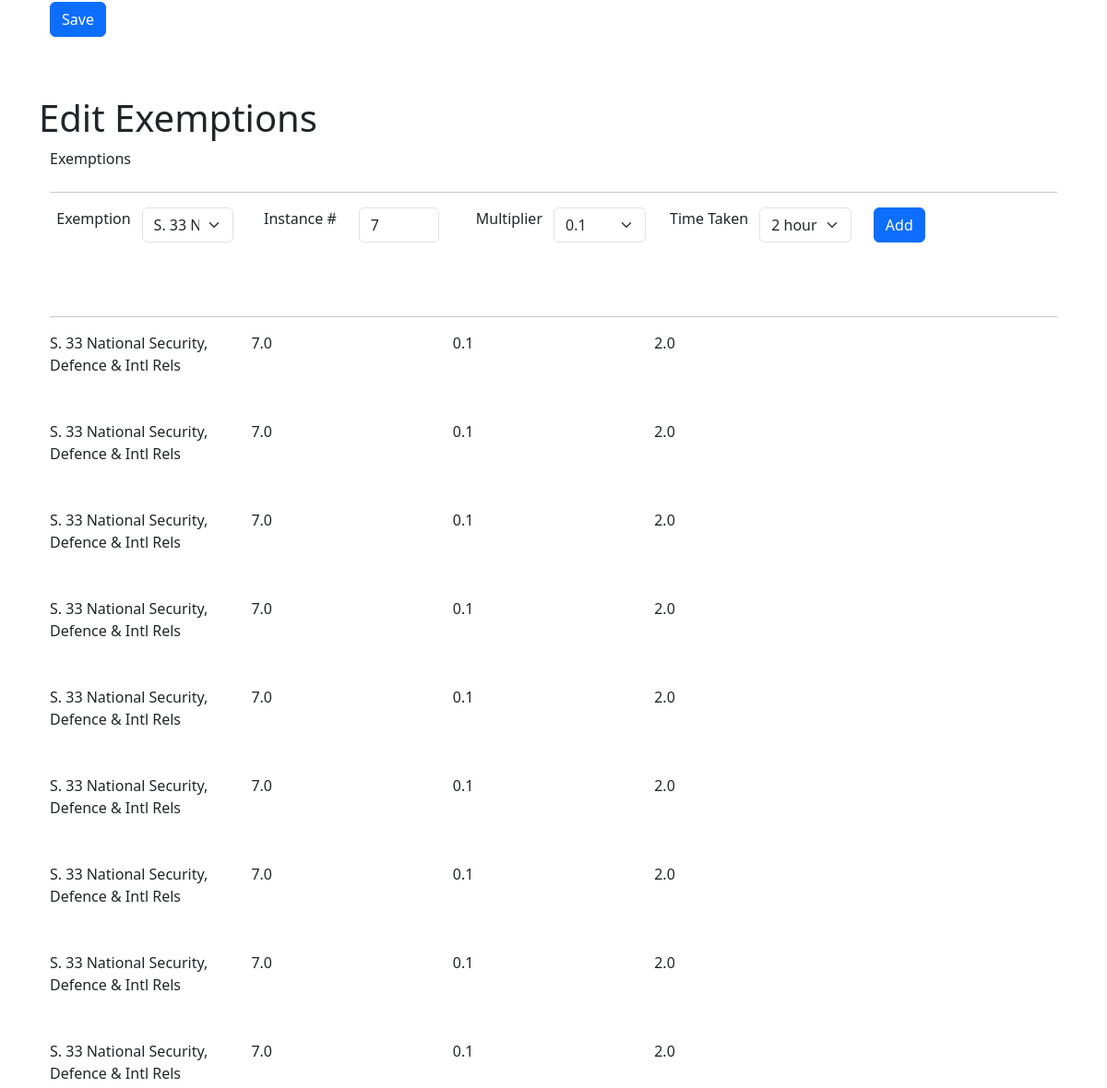
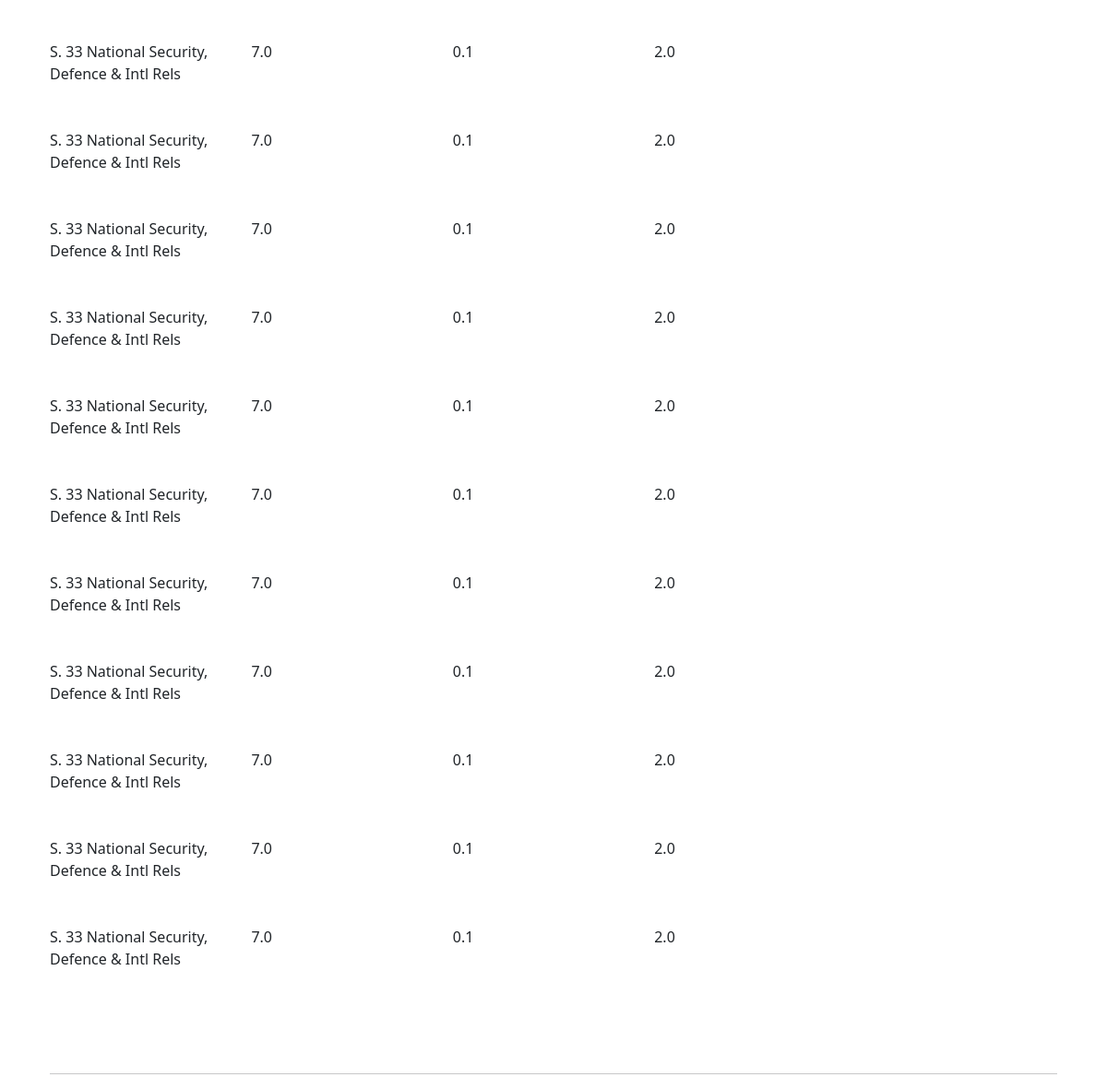
Before: /edit_survey/5 (signed in, lower part) with the older database file (2 pictures, top to bottom).
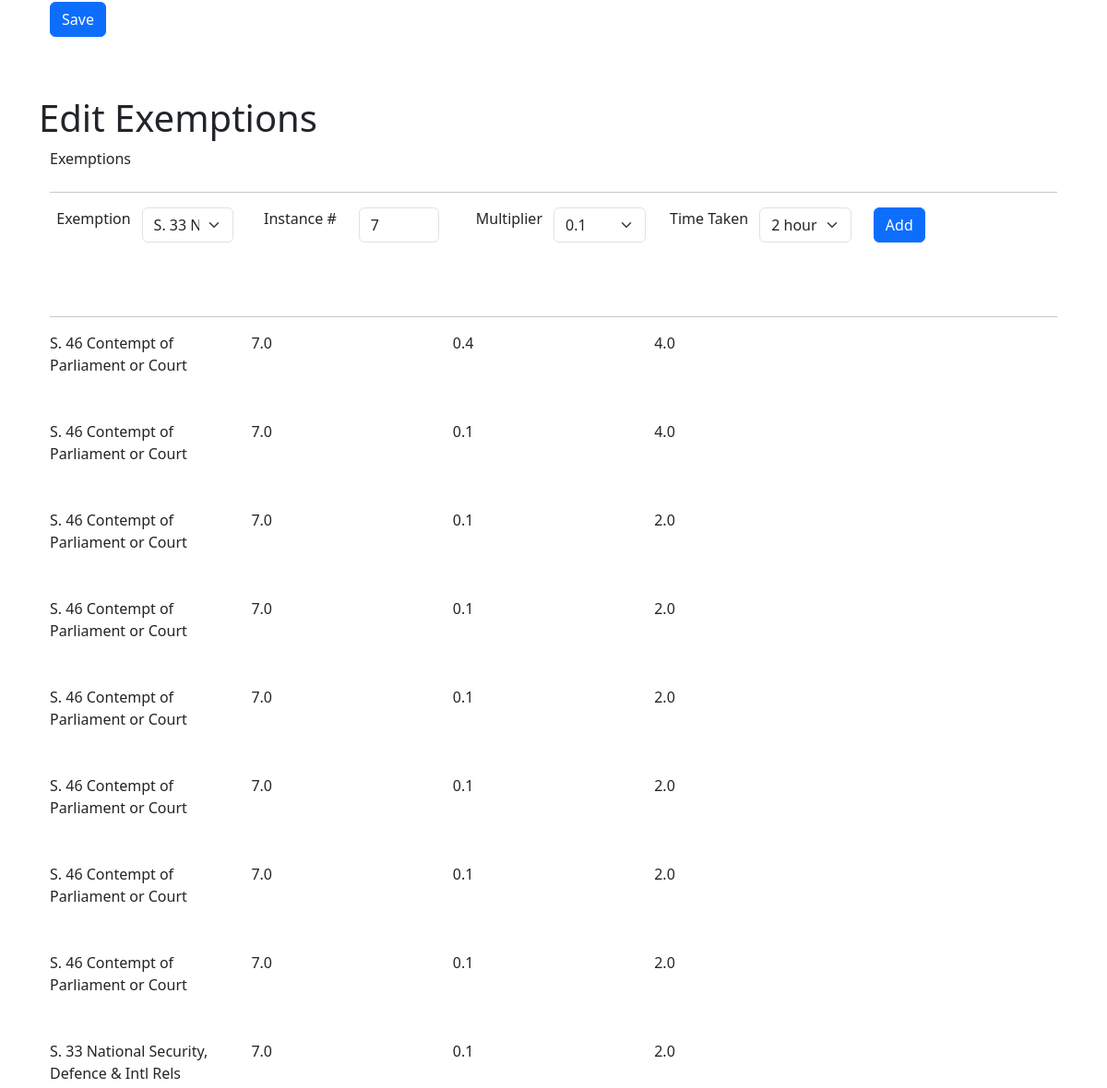
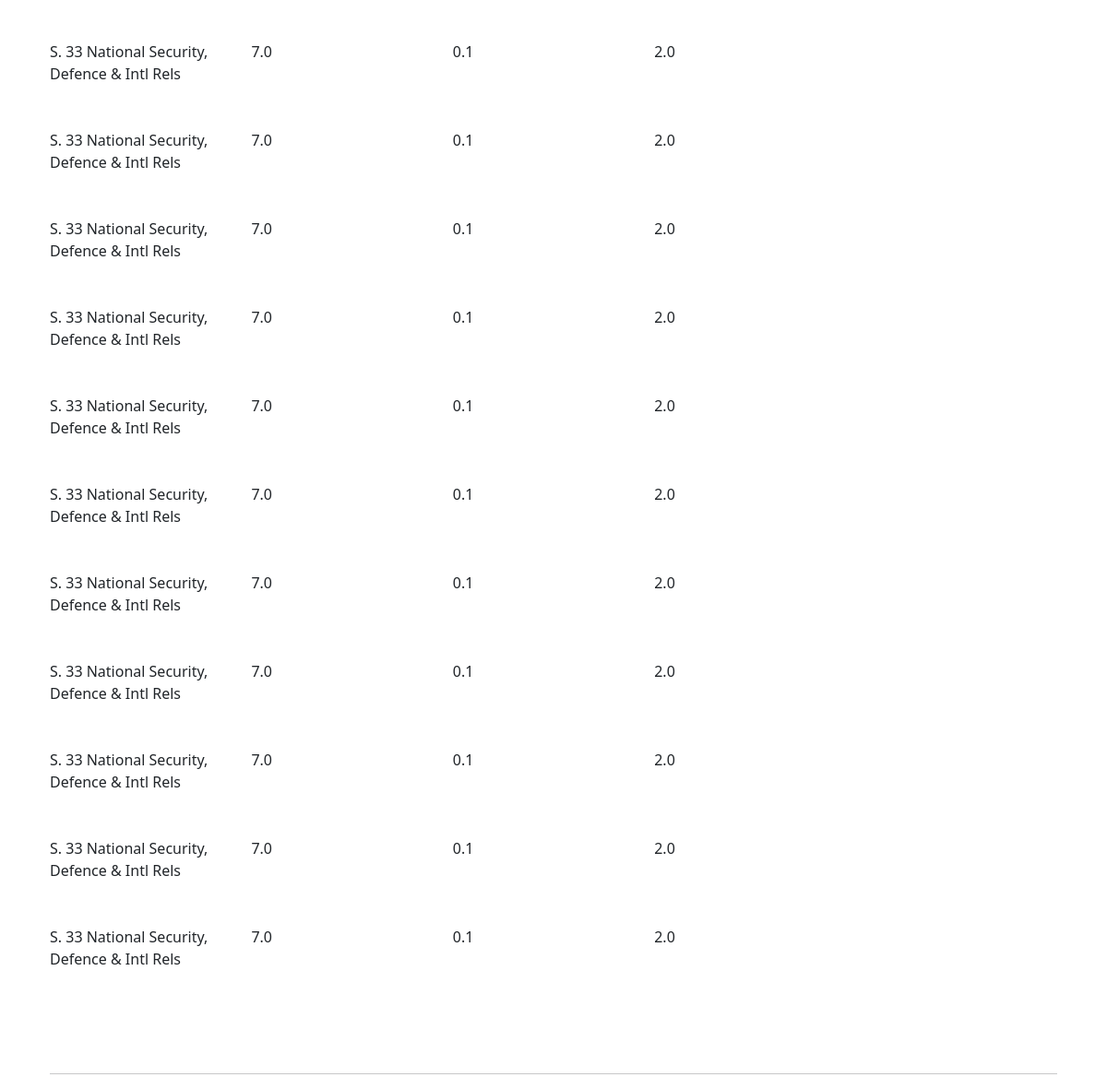
After: the same page with the newer database file (2 pictures, top to bottom).
### app/models.py (models this page shows, shortened)
class Exemption(db.Model):
    id: so.Mapped[int] = so.mapped_column(primary_key=True)
    exemption_name: so.Mapped[str] = so.mapped_column(sa.String(140))
    exemption_instance: so.Mapped[float] = so.mapped_column(sa.Float)
    exemption_multiplier: so.Mapped[float] = so.mapped_column(sa.Float)
    exemption_time: so.Mapped[float] = so.mapped_column(sa.Float)
    timestamp: so.Mapped[datetime] = so.mapped_column(
        index=True, default=lambda: datetime.now(timezone.utc))
    survey_id: so.Mapped[int] = so.mapped_column(sa.ForeignKey(Survey.id),
                                               index=True)
    author: so.Mapped[Survey] = so.relationship(back_populates='exemptions')

### app/routes.py (the view)
@app.route('/edit_survey/<id>', methods=['GET'])
@login_required
def edit_survey(id):
    survey = db.first_or_404(sa.select(Survey).where(Survey.id == id))
    form1 = EditSurveyForm(id)
    form2 = ExemptionForm()
    form1.survey_name.data = survey.survey_name
    form1.field1.data = survey.field1
    form1.comment1.data = survey.comment1
    form1.field2.data = survey.field2
    form1.comment2.data = survey.comment2
    form1.field3.data = survey.field3
    form1.comment3.data = survey.comment3
    form1.field4.data = survey.field4
    form1.comment4.data = survey.comment4
    form1.field5.data = survey.field5
    form1.comment5.data = survey.comment5
    form1.field6.data = survey.field6
    form1.comment6.data = survey.comment6
    form1.field7.data = survey.field7
    form1.comment7.data = survey.comment7
    form1.field8.data = survey.field8
    form1.comment8.data = survey.comment8
    form1.field9.data = survey.field9
    form1.comment9.data = survey.comment9
    form1.field10.data = survey.field10
    form1.comment10.data = survey.comment10
    form1.field11.data = survey.field11
    form1.field12.data = survey.field12
    form1.comment12.data = survey. comment12
    form1.field13.data = survey.field13
    form1.comment13.data = survey.comment13
    form1.field14.data = survey.field14
    form1.comment14.data = survey.comment14
    form1.field15.data = survey.field15
    form1.comment15.data = survey.comment15
    form1.field16.data = survey. field16
    form1.comment16.data = survey.comment16
    form1.field17.data = survey.field17
    form1.comment17.data = survey.comment17
    form1.field18.data = survey.field18
    form1.comment18.data = survey.comment18
    form1.field19.data = survey.field19
    form1.comment19.data = survey.comment19
    form1.result.data = survey.result
    exemptions = db.paginate(survey.following_exemptions(),error_out=False)
    return render_template('edit_survey.html', exemptions=exemptions.items, survey=survey,title='Edit Survey',
                           form1=form1,form2=form2)

### app/forms.py (called while the page is built)
    @staticmethod
    def load_exemptions():
        choices = []
        csv_file_path = os.path.join(current_app.root_path, 'static', 'dropdowns', 'exemptions.csv')
        with open(csv_file_path, mode='r') as file:
            reader = csv.reader(file)
            for row in reader:
                choices.append((row[0], row[1]))
        return choices

### app/models.py (called while the page is built)
@login.user_loader
def load_user(id):
    return db.session.get(User, int(id))

    def following_exemptions(self):
        return (
        sa.select(Exemption)
        .join(Survey, Exemption.survey_id == Survey.id)  # Fix here
        .where(Survey.id == self.id)
        .group_by(Exemption)
        .order_by(Exemption.timestamp.desc())
    )

### app/routes.py (called while the page is built)
@app.before_request
def before_request():
    if current_user.is_authenticated:
        current_user.last_seen = datetime.now(timezone.utc)
        db.session.commit()

### app/templates/edit_survey.html (shortened to what this page needs)
{% extends "base.html" %}
{% import "form_layouts.html" as wtf %}
{% block content %}
    <form id="form1" method="post" action="{{ url_for('pass_survey', id=survey.id) }}">
        {{ wtf.survey_form(form1, id='form1') }}
    </form>
    <h1>Edit Exemptions</h1>
    <form id="form2" method="post" action="{{ url_for('pass_exemption', id=survey.id) }}">
        {{ wtf.exemptions_form(form2, exemptions, id='form2') }}
    </form>
{% endblock %}

### app/templates/_exemption.html
<div class="row pb-5">
        <div class="col">
            {{ exemption.exemption_name}}
        </div>
        <div class="col">
            {{ exemption.exemption_instance}}
        </div>
        <div class="col">
            {{ exemption.exemption_multiplier}}
        </div>
        <div class="col">
            {{ exemption.exemption_time}}
        </div>
        <div class="col">
        </div>
</div>

Changed rows visible on the page:
no longer on this page (row unchanged): Exemption: exemption_name "S. 33 National Security, Defence & Intl Rels", exemption_instance "7.0", exemption_multiplier "0.1", exemption_time "2.0"
no longer on this page (row unchanged): Exemption: exemption_name "S. 33 National Security, Defence & Intl Rels", exemption_instance "7.0", exemption_multiplier "0.1", exemption_time "2.0"
no longer on this page (row unchanged): Exemption: exemption_name "S. 33 National Security, Defence & Intl Rels", exemption_instance "7.0", exemption_multiplier "0.1", exemption_time "2.0"
no longer on this page (row unchanged): Exemption: exemption_name "S. 33 National Security, Defence & Intl Rels", exemption_instance "7.0", exemption_multiplier "0.1", exemption_time "2.0"
no longer on this page (row unchanged): Exemption: exemption_name "S. 33 National Security, Defence & Intl Rels", exemption_instance "7.0", exemption_multiplier "0.1", exemption_time "2.0"
no longer on this page (row unchanged): Exemption: exemption_name "S. 33 National Security, Defence & Intl Rels", exemption_instance "7.0", exemption_multiplier "0.1", exemption_time "2.0"
no longer on this page (row unchanged): Exemption: exemption_name "S. 33 National Security, Defence & Intl Rels", exemption_instance "7.0", exemption_multiplier "0.1", exemption_time "2.0"
no longer on this page (row unchanged): Exemption: exemption_name "S. 33 National Security, Defence & Intl Rels", exemption_instance "7.0", exemption_multiplier "0.1", exemption_time "2.0"
added Exemption: exemption_name "S. 46 Contempt of Parliament or Court", exemption_instance "7.0", exemption_multiplier "0.4", exemption_time "4.0"
added Exemption: exemption_name "S. 46 Contempt of Parliament or Court", exemption_instance "7.0", exemption_multiplier "0.1", exemption_time "4.0"
added Exemption: exemption_name "S. 46 Contempt of Parliament or Court", exemption_instance "7.0", exemption_multiplier "0.1", exemption_time "2.0"
added Exemption: exemption_name "S. 46 Contempt of Parliament or Court", exemption_instance "7.0", exemption_multiplier "0.1", exemption_time "2.0"
added Exemption: exemption_name "S. 46 Contempt of Parliament or Court", exemption_instance "7.0", exemption_multiplier "0.1", exemption_time "2.0"
added Exemption: exemption_name "S. 46 Contempt of Parliament or Court", exemption_instance "7.0", exemption_multiplier "0.1", exemption_time "2.0"
added Exemption: exemption_name "S. 46 Contempt of Parliament or Court", exemption_instance "7.0", exemption_multiplier "0.1", exemption_time "2.0"
added Exemption: exemption_name "S. 46 Contempt of Parliament or Court", exemption_instance "7.0", exemption_multiplier "0.1", exemption_time "2.0"
